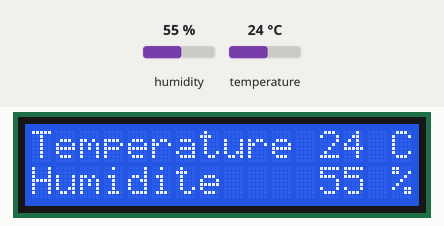
Bench run of a sketch on a simulated Arduino Uno, built with avr-gcc and run on an emulated ATmega328P. Shown: 16×2 character LCD. Inputs (shaded band) come from the test bench; at power-on: humidity 55 %, temperature 24 °C. What the sketch prints to the serial monitor is not drawn.

Above: at 1.2 s.
1.3 s: humidity set to 22 %
At 2.4 s:
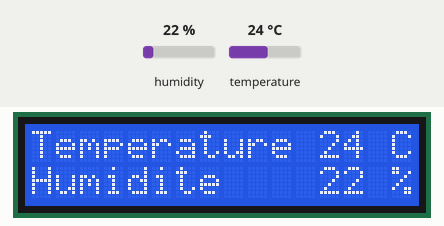
4.0 s: temperature set to 12 °C
At 5.5 s:
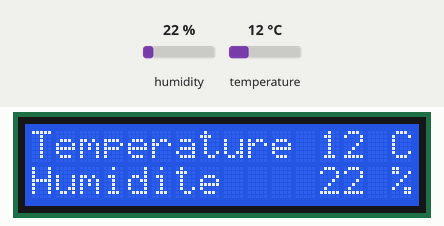
6.7 s: humidity set to 40 %
At 9.3 s:
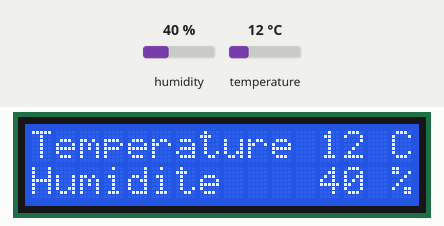
9.7 s: temperature set to 19 °C
At 11.2 s:
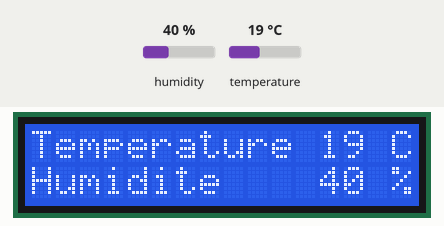
Timing chart, 0 to 12.7 s (numbered marks = the images above; inputs shaded):
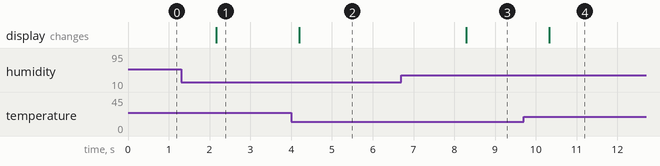

Measured:
- after the input at 1.3 s, the display: changes after 0.86 s (image 1)
- after the input at 4.0 s, the display: changes after 0.20 s (image 2)
- after the input at 6.7 s, the display: changes after 1.6 s (image 3)
- after the input at 9.7 s, the display: changes after 0.63 s (image 4)

The sketch:

Thermo_2.ino
```cpp
#include <Wire.h>
#include <LiquidCrystal_I2C.h>
#include <DHT.h>


int Hum;
int Temp;

LiquidCrystal_I2C lcd(0x3F, 16, 2);
DHT dht_5_DHT11(5,DHT11);


void setup() {
  Serial.begin(115200);
  lcd.init();
  lcd.backlight();
  lcd.noCursor();
  lcd.noBlink();

  dht_5_DHT11.begin();

    lcd.setCursor(0,0);
  lcd.print("Temperature");
  lcd.setCursor(0,1);
  lcd.print("Humidite");

}

void loop() {
    Hum = (int)(dht_5_DHT11.readHumidity());
    Temp = (int)(dht_5_DHT11.readTemperature());
    Serial.print("Température : ");
     Serial.print(Temp);
    Serial.print("   Humidité : ");
     Serial.println(Hum);
    lcd.setCursor(12,0);
    lcd.print(Temp);
    lcd.setCursor(15,0);
    lcd.print("C");
    lcd.setCursor(12,1);
    lcd.print(Hum);
    lcd.setCursor(15,1);
    lcd.print("%");
    delay(1000);

}
```
